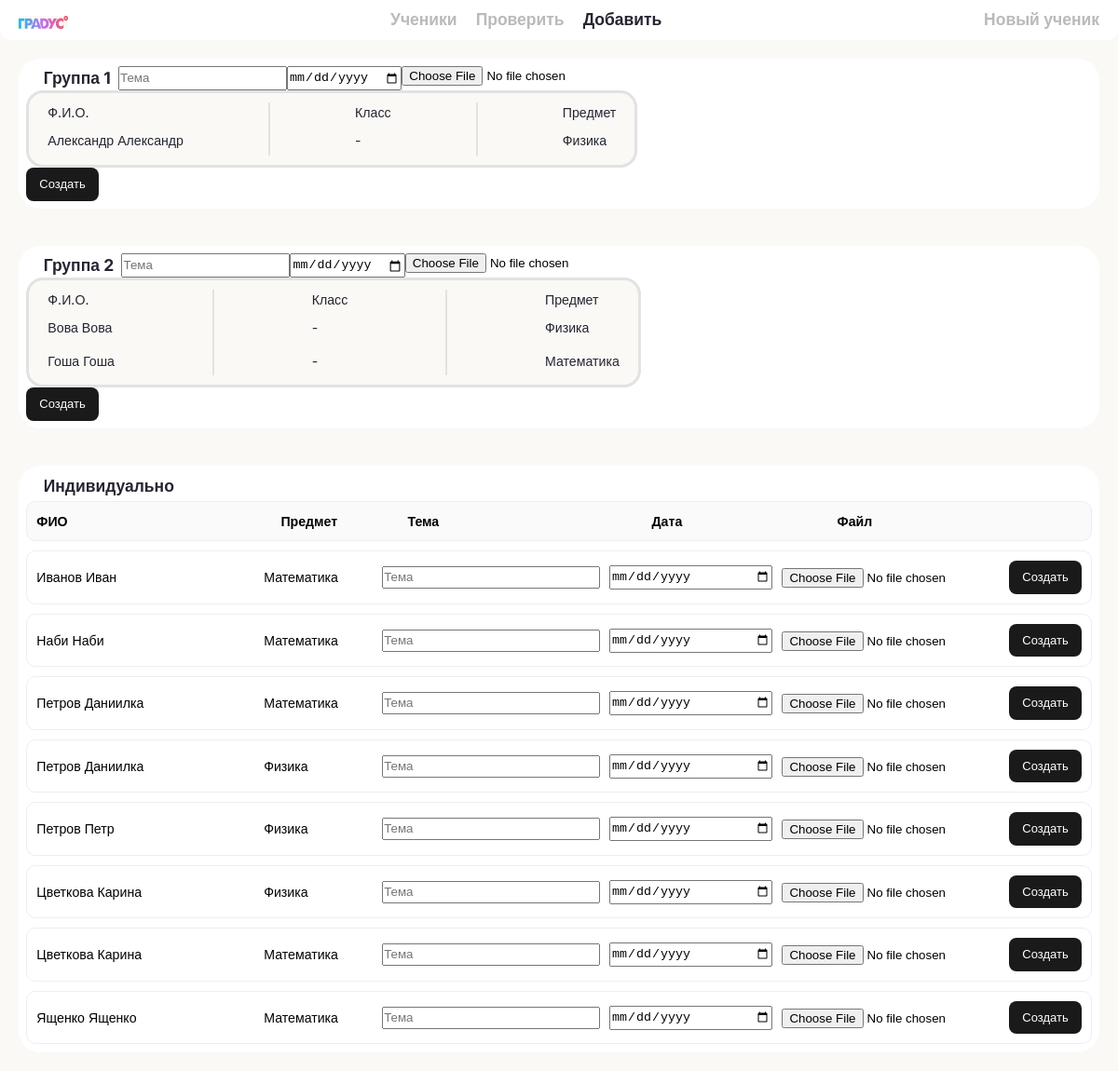
/admin/add-task.php, run on an earlier commit of the app's database.
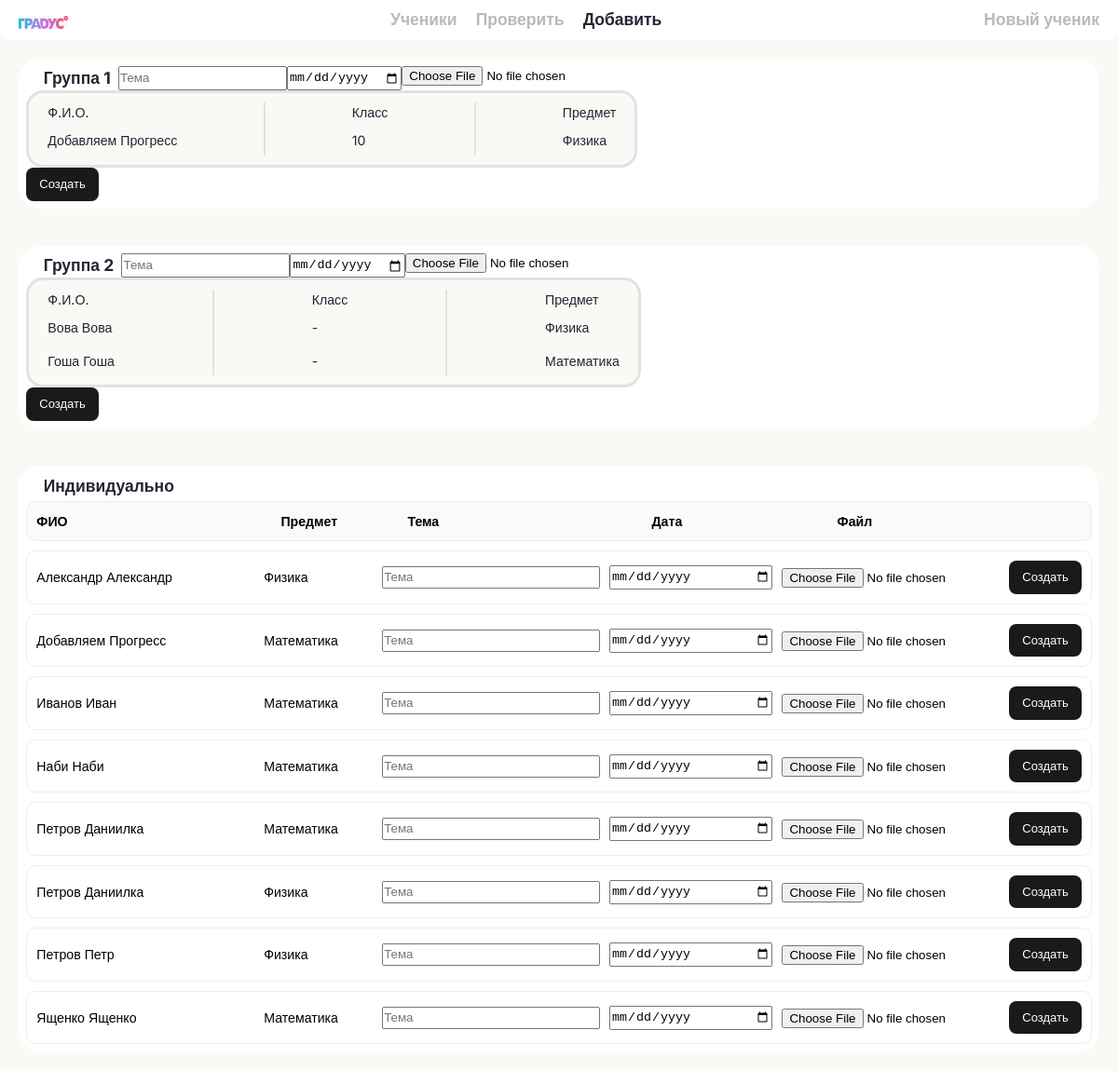
And on a later commit of the database.
### tables this page shows
CREATE TABLE `users_info` (
  `id` int NOT NULL,
  `parent_lastname` varchar(50) DEFAULT NULL,
  `parent_firstname` varchar(50) DEFAULT NULL,
  `parent_middlename` varchar(50) DEFAULT NULL,
  `parent_phone` varchar(50) DEFAULT NULL,
  `student_lastname` varchar(50) DEFAULT NULL,
  `student_firstname` varchar(50) DEFAULT NULL,
  `student_middlename` varchar(50) DEFAULT NULL,
  `student_phone` varchar(50) DEFAULT NULL,
  `student_class` int DEFAULT NULL,
  `study_format` varchar(50) DEFAULT NULL,
  `group_number` int DEFAULT NULL,
  `subject_1` varchar(50) DEFAULT NULL,
  `parent_password` varchar(50) DEFAULT NULL,
  `student_password` varchar(50) DEFAULT NULL,
  `admin_password` varchar(50) NOT NULL DEFAULT '314159265',
  `lessons_total` int DEFAULT '0',
  `attendance` int DEFAULT '0',
  `homeworks_total` int DEFAULT '0',
  `homeworks_done` int DEFAULT '0'
);

### admin/add-task.php (the view, shortened to what this page needs)
<?php
$host = "localhost";
$user = "root";
$password = "root";
$dbname = "test";
$conn = new mysqli($host, $user, $password, $dbname);
$sql = "SELECT * FROM users_info
        ORDER BY study_format, group_number, student_lastname";
$result = $conn->query($sql);
$groups = [];
$individuals = [];
while ($row = $result->fetch_assoc()) {
    if ($row['study_format'] === 'Группа') {
        $groupNumber = $row['group_number'] ?? 0;
        $groups[$groupNumber][] = $row;
    } else {
        $individuals[] = $row;
    }
}
usort($individuals, function($a, $b) {
    return strcmp($a['student_lastname'], $b['student_lastname']);
});
?>
<!DOCTYPE html>
<html lang="ru">
<head>
    <link rel="stylesheet" href="css/base.css">
    <link rel="stylesheet" href="css/section.css">
    <link rel="stylesheet" href="css/layout.css">
    <link rel="stylesheet" href="css/components.css">
</head>
<body>
<header class="main-header">
    <div class="header-content-wrapper">
        <a href="/" class="header-logo">
            <img src="image/logo-tablet.webp">
        </a>
        <nav class="main-nav">
            <ul class="nav-list">
                <li><a href="index.php" class="nav-link lg">Ученики</a></li>
                <li><a href="check-works.php" class="nav-link lg">Проверить</a></li>
                <li><a href="#" class="nav-link active lg">Добавить</a></li>
            </ul>
        </nav>
        <a href="add-student.php" class="nav-link lg">Новый ученик</a>
    </div>
</header>
<?php foreach ($groups as $groupNumber => $students): ?>
<section class="container">
    <div class="card">
        <form action="php/add-homework.php" method="POST" enctype="multipart/form-data">
            <div class="line">
                <h1 class="lg">Группа <?= $groupNumber ?></h1>
                <input type="text" name="title" placeholder="Тема" required>
                <input type="date" name="homework_date" required>
                <input type="file" name="file">
            </div>
            <div class="card s">
                <div class="line">
                    <div class="column">
                        <h2 class="md">Ф.И.О.</h2>
                        <?php foreach ($students as $student): ?>
                            <p><?= $student['student_lastname'] ?> <?= $student['student_firstname'] ?></p>
                        <?php endforeach; ?>
                    </div>
                    <div class="column">
                        <h2 class="md">Класс</h2>
                        <?php foreach ($students as $student): ?>
                            <p><?= $student['student_class'] ?: '-' ?></p>
                        <?php endforeach; ?>
                    </div>
                    <div class="column">
                        <h2 class="md">Предмет</h2>
                        <?php foreach ($students as $student): ?>
                            <p><?= $student['subject_1'] ?: '-' ?></p>
                        <?php endforeach; ?>
                    </div>
                </div>
            </div>
            <button type="submit">Создать</button>
        </form>
    </div>
</section>
<?php endforeach; ?>
<section class="container">
<?php if (!empty($individuals)): ?>
    <div class="card">
        <div class="line">
            <h1 class="lg">Индивидуально</h1>
        </div>
        <div class="individ-table">
            <div class="individ-row individ-header">
                <div>ФИО</div>
                <div>Предмет</div>
                <div>Тема</div>
                <div>Дата</div>
                <div>Файл</div>
            </div>
            <?php foreach ($individuals as $student): ?>
                <form action="php/add-homework.php" method="POST" enctype="multipart/form-data">
                    <div class="individ-row">
                        <div>
                            <?= $student['student_lastname'] ?>
                            <?= $student['student_firstname'] ?>
                        </div>
                        <div><?= $student['subject_1'] ?></div>
                        <div>
                            <input type="text" name="title" placeholder="Тема">
                        </div>
                        <div>
                            <input type="date" name="homework_date">
                        </div>
                        <div>
                            <input type="file" name="file">
                        </div>
                        <div>
                            <button type="submit">Создать</button>
                        </div>
                    </div>
                </form>
            <?php endforeach; ?>
        </div>
    </div>
<?php endif; ?>
</section>
</body>
</html>

### admin/css/section.css (style rules this page uses)
.main-header { background-color: var(--color-surface); border-bottom-right-radius: var(--radius-xl); border-bottom-left-radius: var(--radius-xl); }
.header-content-wrapper { display: flex; align-items: center; justify-content: space-between; padding: var(--space-xs) var(--space-md); }
.header-content-wrapper a { text-decoration: none; font-weight: 600; color: var(--color-text-secondary); }
.header-logo { width: calc(100vw * 64 / var(--container-width)); height: calc(100vw * 16 / var(--container-width)); }
.main-nav ul { list-style: none; }
.nav-list { display: flex; gap: var(--space-md); }
.header-content-wrapper .active { color: var(--color-text); }
h1.lg { padding-left: var(--space-xs); padding-right: var(--space-xs); }

### admin/css/layout.css (style rules this page uses)
.container { padding: var(--container-padding); }

### admin/css/components.css (style rules this page uses)
.card { display: flex; flex-direction: column; align-items: flex-start; gap: var(--space-3xs); padding: var(--space-xs); background-color: var(--color-surface); border-radius: var(--radius-card); }
.card .s { align-items: center; width: 100%; padding: var(--space-sm) var(--space-md); background-color: var(--color-bg); border-width: calc(100vw * var(--border-width) / var(--container-width)); border-color: var(--color-border); border-style: solid; border-radius: var(--radius-card-s); }
.card .lg { margin-left: var(--space-sm); }
.line { display: flex; justify-content: space-between; width: 100%; height: max-content; }
.column { display: flex; width: max-content; flex-direction: column; align-items: flex-start; gap: var(--space-3xs); }
.column p, .column form { height: 60px; display: flex; align-items: center; justify-content: center; margin: 0; }
button { background: #1A1A1A; color: white; border: none; border-radius: 8px; padding: 8px 14px; font-size: 13px; cursor: pointer; transition: 0.2s; }
.column p, .column form { height: 32px; display: flex; align-items: center; }

### admin/add-task.php (style rules this page uses)
.individ-table { display: flex; flex-direction: column; gap: 10px; }
.individ-row { display: grid; grid-template-columns: 2fr 1fr 2fr 1.5fr 2fr auto; gap: 10px; align-items: center; padding: 10px; border: 1px solid #eee; border-radius: 10px; }
.individ-header { font-weight: bold; background: #fafafa; }
.individ-row input { width: 100%; }
.individ-row button { white-space: nowrap; }

What changed in the data, as far as the page shows it:
removed users_info: student_lastname "Цветкова", student_firstname "Карина", subject_1 "Физика", shown under "Индивидуально"
added users_info: student_lastname "Добавляем", student_firstname "Прогресс", student_class "10", subject_1 "Физика"
changed users_info "Александр": moves from the list under "1" to the list under "Индивидуально"
changed users_info (number 5 of 11 on the later page): student_lastname "Цветкова" → "Добавляем"; student_firstname "Карина" → "Прогресс"; moves up the list
